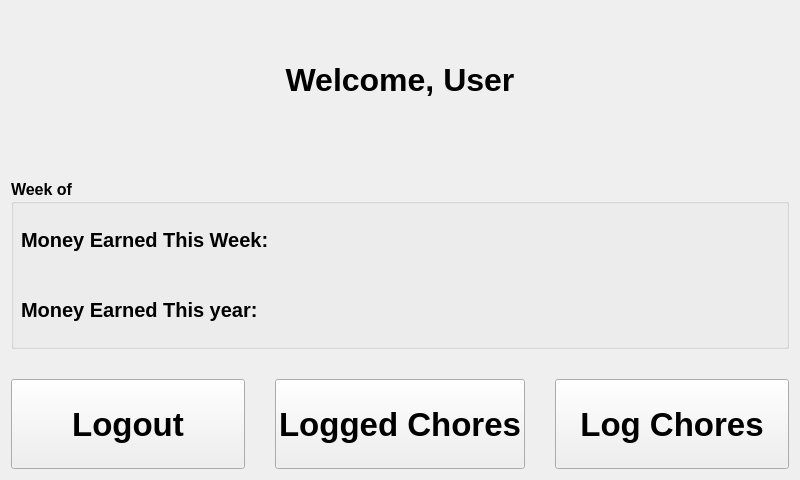
<?xml version="1.0" encoding="UTF-8"?>
<ui version="4.0">
 <class>UserHome</class>
 <widget class="QWidget" name="UserHome">
  <property name="geometry">
   <rect>
    <x>0</x>
    <y>0</y>
    <width>800</width>
    <height>480</height>
   </rect>
  </property>
  <layout class="QVBoxLayout" name="verticalLayout">
   <property name="spacing">
    <number>30</number>
   </property>
   <item>
    <widget class="QLabel" name="welcomeLabel">
     <property name="styleSheet">
      <string>font-size: 32px; font-weight: bold;</string>
     </property>
     <property name="text">
      <string>Welcome, User</string>
     </property>
     <property name="alignment">
      <set>Qt::AlignCenter</set>
     </property>
    </widget>
   </item>
   <item>
    <widget class="QGroupBox" name="earnings_box">
     <property name="minimumSize">
      <size>
       <width>775</width>
       <height>170</height>
      </size>
     </property>
     <property name="font">
      <font>
       <pointsize>12</pointsize>
       <bold>true</bold>
      </font>
     </property>
     <property name="title">
      <string>Week of</string>
     </property>
     <widget class="QLabel" name="week_earned_label">
      <property name="geometry">
       <rect>
        <x>10</x>
        <y>40</y>
        <width>261</width>
        <height>41</height>
       </rect>
      </property>
      <property name="font">
       <font>
        <pointsize>15</pointsize>
        <bold>true</bold>
       </font>
      </property>
      <property name="text">
       <string>Money Earned This Week:</string>
      </property>
     </widget>
     <widget class="QLabel" name="year_earned_label">
      <property name="enabled">
       <bool>true</bool>
      </property>
      <property name="geometry">
       <rect>
        <x>10</x>
        <y>110</y>
        <width>241</width>
        <height>41</height>
       </rect>
      </property>
      <property name="font">
       <font>
        <pointsize>15</pointsize>
        <bold>true</bold>
       </font>
      </property>
      <property name="text">
       <string>Money Earned This year:</string>
      </property>
     </widget>
     <widget class="QLabel" name="week_earned_value">
      <property name="enabled">
       <bool>false</bool>
      </property>
      <property name="geometry">
       <rect>
        <x>260</x>
        <y>40</y>
        <width>151</width>
        <height>41</height>
       </rect>
      </property>
      <property name="font">
       <font>
        <pointsize>15</pointsize>
        <bold>true</bold>
       </font>
      </property>
      <property name="text">
       <string/>
      </property>
     </widget>
     <widget class="QLabel" name="year_earned_value">
      <property name="enabled">
       <bool>false</bool>
      </property>
      <property name="geometry">
       <rect>
        <x>260</x>
        <y>110</y>
        <width>141</width>
        <height>41</height>
       </rect>
      </property>
      <property name="font">
       <font>
        <pointsize>15</pointsize>
        <bold>true</bold>
       </font>
      </property>
      <property name="text">
       <string/>
      </property>
     </widget>
    </widget>
   </item>
   <item>
    <layout class="QHBoxLayout" name="horizontalLayout">
     <item>
      <widget class="QPushButton" name="logout_button">
       <property name="minimumSize">
        <size>
         <width>0</width>
         <height>90</height>
        </size>
       </property>
       <property name="palette">
        <palette>
         <active>
          <colorrole role="WindowText">
           <brush brushstyle="SolidPattern">
            <color alpha="255">
             <red>0</red>
             <green>0</green>
             <blue>0</blue>
            </color>
           </brush>
          </colorrole>
          <colorrole role="Button">
           <brush brushstyle="SolidPattern">
            <color alpha="255">
             <red>237</red>
             <green>51</green>
             <blue>59</blue>
            </color>
           </brush>
          </colorrole>
          <colorrole role="Light">
           <brush brushstyle="SolidPattern">
            <color alpha="255">
             <red>255</red>
             <green>155</green>
             <blue>160</blue>
            </color>
           </brush>
          </colorrole>
          <colorrole role="Midlight">
           <brush brushstyle="SolidPattern">
            <color alpha="255">
             <red>246</red>
             <green>103</green>
             <blue>109</blue>
            </color>
           </brush>
          </colorrole>
          <colorrole role="Dark">
           <brush brushstyle="SolidPattern">
            <color alpha="255">
             <red>118</red>
             <green>25</green>
             <blue>29</blue>
            </color>
           </brush>
          </colorrole>
          <colorrole role="Mid">
           <brush brushstyle="SolidPattern">
            <color alpha="255">
             <red>158</red>
             <green>34</green>
             <blue>39</blue>
            </color>
           </brush>
          </colorrole>
          <colorrole role="Text">
           <brush brushstyle="SolidPattern">
            <color alpha="255">
             <red>0</red>
             <green>0</green>
             <blue>0</blue>
            </color>
           </brush>
          </colorrole>
          <colorrole role="BrightText">
           <brush brushstyle="SolidPattern">
            <color alpha="255">
             <red>255</red>
             <green>255</green>
             <blue>255</blue>
            </color>
           </brush>
          </colorrole>
          <colorrole role="ButtonText">
           <brush brushstyle="SolidPattern">
            <color alpha="255">
             <red>0</red>
             <green>0</green>
             <blue>0</blue>
            </color>
           </brush>
          </colorrole>
          <colorrole role="Base">
           <brush brushstyle="SolidPattern">
            <color alpha="255">
             <red>255</red>
             <green>255</green>
             <blue>255</blue>
            </color>
           </brush>
          </colorrole>
          <colorrole role="Window">
           <brush brushstyle="SolidPattern">
            <color alpha="255">
             <red>237</red>
             <green>51</green>
             <blue>59</blue>
            </color>
           </brush>
          </colorrole>
          <colorrole role="Shadow">
           <brush brushstyle="SolidPattern">
            <color alpha="255">
             <red>0</red>
             <green>0</green>
             <blue>0</blue>
            </color>
           </brush>
          </colorrole>
          <colorrole role="AlternateBase">
           <brush brushstyle="SolidPattern">
            <color alpha="255">
             <red>246</red>
             <green>153</green>
             <blue>157</blue>
            </color>
           </brush>
          </colorrole>
          <colorrole role="ToolTipBase">
           <brush brushstyle="SolidPattern">
            <color alpha="255">
             <red>255</red>
             <green>255</green>
             <blue>220</blue>
            </color>
           </brush>
          </colorrole>
          <colorrole role="ToolTipText">
           <brush brushstyle="SolidPattern">
            <color alpha="255">
             <red>0</red>
             <green>0</green>
             <blue>0</blue>
            </color>
           </brush>
          </colorrole>
          <colorrole role="PlaceholderText">
           <brush brushstyle="SolidPattern">
            <color alpha="127">
             <red>0</red>
             <green>0</green>
             <blue>0</blue>
            </color>
           </brush>
          </colorrole>
         </active>
         <inactive>
          <colorrole role="WindowText">
           <brush brushstyle="SolidPattern">
            <color alpha="255">
             <red>0</red>
             <green>0</green>
             <blue>0</blue>
            </color>
           </brush>
          </colorrole>
          <colorrole role="Button">
           <brush brushstyle="SolidPattern">
            <color alpha="255">
             <red>239</red>
             <green>239</green>
             <blue>239</blue>
            </color>
           </brush>
          </colorrole>
          <colorrole role="Light">
           <brush brushstyle="SolidPattern">
            <color alpha="255">
             <red>255</red>
             <green>255</green>
             <blue>255</blue>
            </color>
           </brush>
          </colorrole>
          <colorrole role="Midlight">
           <brush brushstyle="SolidPattern">
            <color alpha="255">
             <red>202</red>
             <green>202</green>
             <blue>202</blue>
            </color>
           </brush>
          </colorrole>
          <colorrole role="Dark">
           <brush brushstyle="SolidPattern">
            <color alpha="255">
             <red>159</red>
             <green>159</green>
             <blue>159</blue>
            </color>
           </brush>
          </colorrole>
          <colorrole role="Mid">
           <brush brushstyle="SolidPattern">
            <color alpha="255">
             <red>184</red>
             <green>184</green>
             <blue>184</blue>
            </color>
           </brush>
          </colorrole>
          <colorrole role="Text">
           <brush brushstyle="SolidPattern">
            <color alpha="255">
             <red>0</red>
             <green>0</green>
             <blue>0</blue>
            </color>
           </brush>
          </colorrole>
          <colorrole role="BrightText">
           <brush brushstyle="SolidPattern">
            <color alpha="255">
             <red>255</red>
             <green>255</green>
             <blue>255</blue>
            </color>
           </brush>
          </colorrole>
          <colorrole role="ButtonText">
           <brush brushstyle="SolidPattern">
            <color alpha="255">
             <red>0</red>
             <green>0</green>
             <blue>0</blue>
            </color>
           </brush>
          </colorrole>
          <colorrole role="Base">
           <brush brushstyle="SolidPattern">
            <color alpha="255">
             <red>255</red>
             <green>255</green>
             <blue>255</blue>
            </color>
           </brush>
          </colorrole>
          <colorrole role="Window">
           <brush brushstyle="SolidPattern">
            <color alpha="255">
             <red>239</red>
             <green>239</green>
             <blue>239</blue>
            </color>
           </brush>
          </colorrole>
          <colorrole role="Shadow">
           <brush brushstyle="SolidPattern">
            <color alpha="255">
             <red>118</red>
             <green>118</green>
             <blue>118</blue>
            </color>
           </brush>
          </colorrole>
          <colorrole role="AlternateBase">
           <brush brushstyle="SolidPattern">
            <color alpha="255">
             <red>247</red>
             <green>247</green>
             <blue>247</blue>
            </color>
           </brush>
          </colorrole>
          <colorrole role="ToolTipBase">
           <brush brushstyle="SolidPattern">
            <color alpha="255">
             <red>255</red>
             <green>255</green>
             <blue>220</blue>
            </color>
           </brush>
          </colorrole>
          <colorrole role="ToolTipText">
           <brush brushstyle="SolidPattern">
            <color alpha="255">
             <red>0</red>
             <green>0</green>
             <blue>0</blue>
            </color>
           </brush>
          </colorrole>
          <colorrole role="PlaceholderText">
           <brush brushstyle="SolidPattern">
            <color alpha="128">
             <red>0</red>
             <green>0</green>
             <blue>0</blue>
            </color>
           </brush>
          </colorrole>
         </inactive>
         <disabled>
          <colorrole role="WindowText">
           <brush brushstyle="SolidPattern">
            <color alpha="255">
             <red>118</red>
             <green>25</green>
             <blue>29</blue>
            </color>
           </brush>
          </colorrole>
          <colorrole role="Button">
           <brush brushstyle="SolidPattern">
            <color alpha="255">
             <red>237</red>
             <green>51</green>
             <blue>59</blue>
            </color>
           </brush>
          </colorrole>
          <colorrole role="Light">
           <brush brushstyle="SolidPattern">
            <color alpha="255">
             <red>255</red>
             <green>155</green>
             <blue>160</blue>
            </color>
           </brush>
          </colorrole>
          <colorrole role="Midlight">
           <brush brushstyle="SolidPattern">
            <color alpha="255">
             <red>246</red>
             <green>103</green>
             <blue>109</blue>
            </color>
           </brush>
          </colorrole>
          <colorrole role="Dark">
           <brush brushstyle="SolidPattern">
            <color alpha="255">
             <red>118</red>
             <green>25</green>
             <blue>29</blue>
            </color>
           </brush>
          </colorrole>
          <colorrole role="Mid">
           <brush brushstyle="SolidPattern">
            <color alpha="255">
             <red>158</red>
             <green>34</green>
             <blue>39</blue>
            </color>
           </brush>
          </colorrole>
          <colorrole role="Text">
           <brush brushstyle="SolidPattern">
            <color alpha="255">
             <red>118</red>
             <green>25</green>
             <blue>29</blue>
            </color>
           </brush>
          </colorrole>
          <colorrole role="BrightText">
           <brush brushstyle="SolidPattern">
            <color alpha="255">
             <red>255</red>
             <green>255</green>
             <blue>255</blue>
            </color>
           </brush>
          </colorrole>
          <colorrole role="ButtonText">
           <brush brushstyle="SolidPattern">
            <color alpha="255">
             <red>118</red>
             <green>25</green>
             <blue>29</blue>
            </color>
           </brush>
          </colorrole>
          <colorrole role="Base">
           <brush brushstyle="SolidPattern">
            <color alpha="255">
             <red>237</red>
             <green>51</green>
             <blue>59</blue>
            </color>
           </brush>
          </colorrole>
          <colorrole role="Window">
           <brush brushstyle="SolidPattern">
            <color alpha="255">
             <red>237</red>
             <green>51</green>
             <blue>59</blue>
            </color>
           </brush>
          </colorrole>
          <colorrole role="Shadow">
           <brush brushstyle="SolidPattern">
            <color alpha="255">
             <red>177</red>
             <green>177</green>
             <blue>177</blue>
            </color>
           </brush>
          </colorrole>
          <colorrole role="AlternateBase">
           <brush brushstyle="SolidPattern">
            <color alpha="255">
             <red>247</red>
             <green>247</green>
             <blue>247</blue>
            </color>
           </brush>
          </colorrole>
          <colorrole role="ToolTipBase">
           <brush brushstyle="SolidPattern">
            <color alpha="255">
             <red>255</red>
             <green>255</green>
             <blue>220</blue>
            </color>
           </brush>
          </colorrole>
          <colorrole role="ToolTipText">
           <brush brushstyle="SolidPattern">
            <color alpha="255">
             <red>0</red>
             <green>0</green>
             <blue>0</blue>
            </color>
           </brush>
          </colorrole>
          <colorrole role="PlaceholderText">
           <brush brushstyle="SolidPattern">
            <color alpha="128">
             <red>0</red>
             <green>0</green>
             <blue>0</blue>
            </color>
           </brush>
          </colorrole>
         </disabled>
        </palette>
       </property>
       <property name="font">
        <font>
         <pointsize>25</pointsize>
         <bold>true</bold>
        </font>
       </property>
       <property name="text">
        <string>Logout</string>
       </property>
       <property name="icon">
        <iconset theme="go-previous">
         <normaloff>.</normaloff>.</iconset>
       </property>
       <property name="iconSize">
        <size>
         <width>30</width>
         <height>30</height>
        </size>
       </property>
      </widget>
     </item>
     <item>
      <widget class="QPushButton" name="viewloggedchoresbutton">
       <property name="minimumSize">
        <size>
         <width>0</width>
         <height>90</height>
        </size>
       </property>
       <property name="font">
        <font>
         <pointsize>25</pointsize>
         <bold>true</bold>
        </font>
       </property>
       <property name="text">
        <string>Logged Chores</string>
       </property>
      </widget>
     </item>
     <item>
      <widget class="QPushButton" name="logChoresButton">
       <property name="minimumSize">
        <size>
         <width>0</width>
         <height>90</height>
        </size>
       </property>
       <property name="palette">
        <palette>
         <active>
          <colorrole role="WindowText">
           <brush brushstyle="SolidPattern">
            <color alpha="255">
             <red>0</red>
             <green>0</green>
             <blue>0</blue>
            </color>
           </brush>
          </colorrole>
          <colorrole role="Button">
           <brush brushstyle="SolidPattern">
            <color alpha="255">
             <red>87</red>
             <green>227</green>
             <blue>137</blue>
            </color>
           </brush>
          </colorrole>
          <colorrole role="Light">
           <brush brushstyle="SolidPattern">
            <color alpha="255">
             <red>183</red>
             <green>255</green>
             <blue>209</blue>
            </color>
           </brush>
          </colorrole>
          <colorrole role="Midlight">
           <brush brushstyle="SolidPattern">
            <color alpha="255">
             <red>135</red>
             <green>241</green>
             <blue>173</blue>
            </color>
           </brush>
          </colorrole>
          <colorrole role="Dark">
           <brush brushstyle="SolidPattern">
            <color alpha="255">
             <red>43</red>
             <green>113</green>
             <blue>69</blue>
            </color>
           </brush>
          </colorrole>
          <colorrole role="Mid">
           <brush brushstyle="SolidPattern">
            <color alpha="255">
             <red>58</red>
             <green>151</green>
             <blue>91</blue>
            </color>
           </brush>
          </colorrole>
          <colorrole role="Text">
           <brush brushstyle="SolidPattern">
            <color alpha="255">
             <red>0</red>
             <green>0</green>
             <blue>0</blue>
            </color>
           </brush>
          </colorrole>
          <colorrole role="BrightText">
           <brush brushstyle="SolidPattern">
            <color alpha="255">
             <red>255</red>
             <green>255</green>
             <blue>255</blue>
            </color>
           </brush>
          </colorrole>
          <colorrole role="ButtonText">
           <brush brushstyle="SolidPattern">
            <color alpha="255">
             <red>0</red>
             <green>0</green>
             <blue>0</blue>
            </color>
           </brush>
          </colorrole>
          <colorrole role="Base">
           <brush brushstyle="SolidPattern">
            <color alpha="255">
             <red>255</red>
             <green>255</green>
             <blue>255</blue>
            </color>
           </brush>
          </colorrole>
          <colorrole role="Window">
           <brush brushstyle="SolidPattern">
            <color alpha="255">
             <red>87</red>
             <green>227</green>
             <blue>137</blue>
            </color>
           </brush>
          </colorrole>
          <colorrole role="Shadow">
           <brush brushstyle="SolidPattern">
            <color alpha="255">
             <red>0</red>
             <green>0</green>
             <blue>0</blue>
            </color>
           </brush>
          </colorrole>
          <colorrole role="AlternateBase">
           <brush brushstyle="SolidPattern">
            <color alpha="255">
             <red>171</red>
             <green>241</green>
             <blue>196</blue>
            </color>
           </brush>
          </colorrole>
          <colorrole role="ToolTipBase">
           <brush brushstyle="SolidPattern">
            <color alpha="255">
             <red>255</red>
             <green>255</green>
             <blue>220</blue>
            </color>
           </brush>
          </colorrole>
          <colorrole role="ToolTipText">
           <brush brushstyle="SolidPattern">
            <color alpha="255">
             <red>0</red>
             <green>0</green>
             <blue>0</blue>
            </color>
           </brush>
          </colorrole>
          <colorrole role="PlaceholderText">
           <brush brushstyle="SolidPattern">
            <color alpha="127">
             <red>0</red>
             <green>0</green>
             <blue>0</blue>
            </color>
           </brush>
          </colorrole>
         </active>
         <inactive>
          <colorrole role="WindowText">
           <brush brushstyle="SolidPattern">
            <color alpha="255">
             <red>0</red>
             <green>0</green>
             <blue>0</blue>
            </color>
           </brush>
          </colorrole>
          <colorrole role="Button">
           <brush brushstyle="SolidPattern">
            <color alpha="255">
             <red>239</red>
             <green>239</green>
             <blue>239</blue>
            </color>
           </brush>
          </colorrole>
          <colorrole role="Light">
           <brush brushstyle="SolidPattern">
            <color alpha="255">
             <red>255</red>
             <green>255</green>
             <blue>255</blue>
            </color>
           </brush>
          </colorrole>
          <colorrole role="Midlight">
           <brush brushstyle="SolidPattern">
            <color alpha="255">
             <red>202</red>
             <green>202</green>
             <blue>202</blue>
            </color>
           </brush>
          </colorrole>
          <colorrole role="Dark">
           <brush brushstyle="SolidPattern">
            <color alpha="255">
             <red>159</red>
             <green>159</green>
             <blue>159</blue>
            </color>
           </brush>
          </colorrole>
          <colorrole role="Mid">
           <brush brushstyle="SolidPattern">
            <color alpha="255">
             <red>184</red>
             <green>184</green>
             <blue>184</blue>
            </color>
           </brush>
          </colorrole>
          <colorrole role="Text">
           <brush brushstyle="SolidPattern">
            <color alpha="255">
             <red>0</red>
             <green>0</green>
             <blue>0</blue>
            </color>
           </brush>
          </colorrole>
          <colorrole role="BrightText">
           <brush brushstyle="SolidPattern">
            <color alpha="255">
             <red>255</red>
             <green>255</green>
             <blue>255</blue>
            </color>
           </brush>
          </colorrole>
          <colorrole role="ButtonText">
           <brush brushstyle="SolidPattern">
            <color alpha="255">
             <red>0</red>
             <green>0</green>
             <blue>0</blue>
            </color>
           </brush>
          </colorrole>
          <colorrole role="Base">
           <brush brushstyle="SolidPattern">
            <color alpha="255">
             <red>255</red>
             <green>255</green>
             <blue>255</blue>
            </color>
           </brush>
          </colorrole>
          <colorrole role="Window">
           <brush brushstyle="SolidPattern">
            <color alpha="255">
             <red>239</red>
             <green>239</green>
             <blue>239</blue>
            </color>
           </brush>
          </colorrole>
          <colorrole role="Shadow">
           <brush brushstyle="SolidPattern">
            <color alpha="255">
             <red>118</red>
             <green>118</green>
             <blue>118</blue>
            </color>
           </brush>
          </colorrole>
          <colorrole role="AlternateBase">
           <brush brushstyle="SolidPattern">
            <color alpha="255">
             <red>247</red>
             <green>247</green>
             <blue>247</blue>
            </color>
           </brush>
          </colorrole>
          <colorrole role="ToolTipBase">
           <brush brushstyle="SolidPattern">
            <color alpha="255">
             <red>255</red>
             <green>255</green>
             <blue>220</blue>
            </color>
           </brush>
          </colorrole>
          <colorrole role="ToolTipText">
           <brush brushstyle="SolidPattern">
            <color alpha="255">
             <red>0</red>
             <green>0</green>
             <blue>0</blue>
            </color>
           </brush>
          </colorrole>
          <colorrole role="PlaceholderText">
           <brush brushstyle="SolidPattern">
            <color alpha="128">
             <red>0</red>
             <green>0</green>
             <blue>0</blue>
            </color>
           </brush>
          </colorrole>
         </inactive>
         <disabled>
          <colorrole role="WindowText">
           <brush brushstyle="SolidPattern">
            <color alpha="255">
             <red>43</red>
             <green>113</green>
             <blue>69</blue>
            </color>
           </brush>
          </colorrole>
          <colorrole role="Button">
           <brush brushstyle="SolidPattern">
            <color alpha="255">
             <red>87</red>
             <green>227</green>
             <blue>137</blue>
            </color>
           </brush>
          </colorrole>
          <colorrole role="Light">
           <brush brushstyle="SolidPattern">
            <color alpha="255">
             <red>183</red>
             <green>255</green>
             <blue>209</blue>
            </color>
           </brush>
          </colorrole>
          <colorrole role="Midlight">
           <brush brushstyle="SolidPattern">
            <color alpha="255">
             <red>135</red>
             <green>241</green>
             <blue>173</blue>
            </color>
           </brush>
          </colorrole>
          <colorrole role="Dark">
           <brush brushstyle="SolidPattern">
            <color alpha="255">
             <red>43</red>
             <green>113</green>
             <blue>69</blue>
            </color>
           </brush>
          </colorrole>
          <colorrole role="Mid">
           <brush brushstyle="SolidPattern">
            <color alpha="255">
             <red>58</red>
             <green>151</green>
             <blue>91</blue>
            </color>
           </brush>
          </colorrole>
          <colorrole role="Text">
           <brush brushstyle="SolidPattern">
            <color alpha="255">
             <red>43</red>
             <green>113</green>
             <blue>69</blue>
            </color>
           </brush>
          </colorrole>
          <colorrole role="BrightText">
           <brush brushstyle="SolidPattern">
            <color alpha="255">
             <red>255</red>
             <green>255</green>
             <blue>255</blue>
            </color>
           </brush>
          </colorrole>
          <colorrole role="ButtonText">
           <brush brushstyle="SolidPattern">
            <color alpha="255">
             <red>43</red>
             <green>113</green>
             <blue>69</blue>
            </color>
           </brush>
          </colorrole>
          <colorrole role="Base">
           <brush brushstyle="SolidPattern">
            <color alpha="255">
             <red>87</red>
             <green>227</green>
             <blue>137</blue>
            </color>
           </brush>
          </colorrole>
          <colorrole role="Window">
           <brush brushstyle="SolidPattern">
            <color alpha="255">
             <red>87</red>
             <green>227</green>
             <blue>137</blue>
            </color>
           </brush>
          </colorrole>
          <colorrole role="Shadow">
           <brush brushstyle="SolidPattern">
            <color alpha="255">
             <red>177</red>
             <green>177</green>
             <blue>177</blue>
            </color>
           </brush>
          </colorrole>
          <colorrole role="AlternateBase">
           <brush brushstyle="SolidPattern">
            <color alpha="255">
             <red>247</red>
             <green>247</green>
             <blue>247</blue>
            </color>
           </brush>
          </colorrole>
          <colorrole role="ToolTipBase">
           <brush brushstyle="SolidPattern">
            <color alpha="255">
             <red>255</red>
             <green>255</green>
             <blue>220</blue>
            </color>
           </brush>
          </colorrole>
          <colorrole role="ToolTipText">
           <brush brushstyle="SolidPattern">
            <color alpha="255">
             <red>0</red>
             <green>0</green>
             <blue>0</blue>
            </color>
           </brush>
          </colorrole>
          <colorrole role="PlaceholderText">
           <brush brushstyle="SolidPattern">
            <color alpha="128">
             <red>0</red>
             <green>0</green>
             <blue>0</blue>
            </color>
           </brush>
          </colorrole>
         </disabled>
        </palette>
       </property>
       <property name="font">
        <font>
         <pointsize>25</pointsize>
         <bold>true</bold>
        </font>
       </property>
       <property name="text">
        <string>Log Chores</string>
       </property>
      </widget>
     </item>
    </layout>
   </item>
  </layout>
 </widget>
 <resources/>
 <connections/>
</ui>
